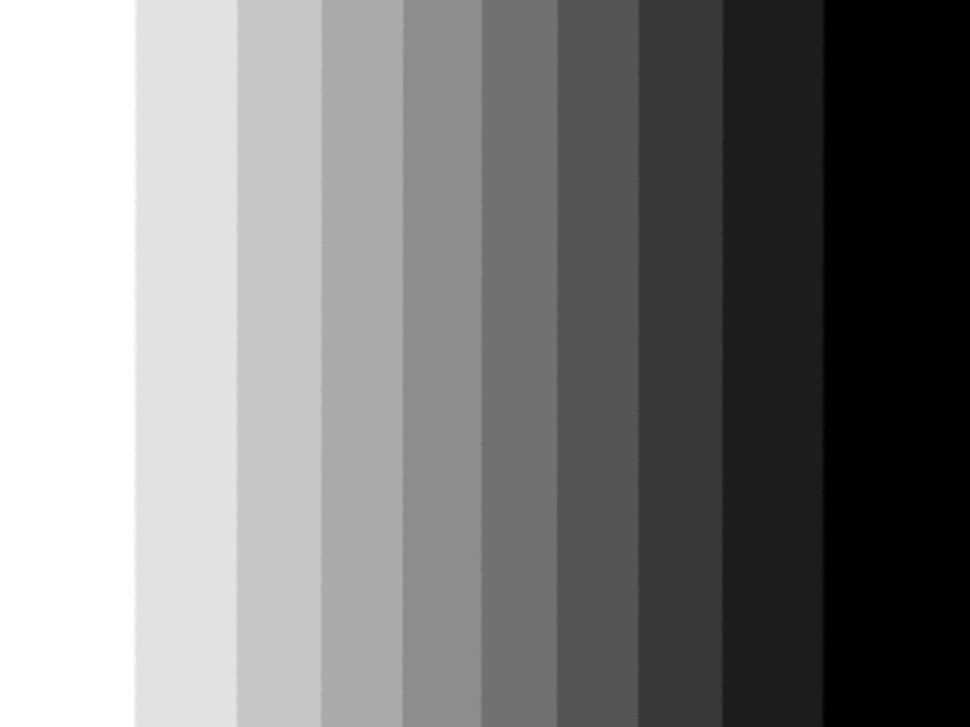
#> input picture imagen.jpg, 970 x 727 px, shrunk from 2000 x 1500 before the run
$ python ejercicio4.py
#> lines starting #> are read from the running program, lines starting #| are printed output that depends on the picture; after the words box and inside, x2 and y2 are one past the last pixel; in counts of white or black regions, pixels touching at a corner belong together


import cv2
import numpy as np
import matplotlib.pyplot as plt

img = cv2.imread('imagen.jpg', 0)
#> img: shape (727, 970); min 0, max 255, mean 125.9
f = np.fft.fft2(img)
fshift = np.fft.fftshift(f)

rows, cols = img.shape
#> rows = 727; cols = 970
crow, ccol = rows//2, cols//2
#> crow = 363; ccol = 485

mask = np.zeros((rows, cols), np.uint8)
r = 30
cv2.circle(mask, (ccol, crow), r, 1, -1)
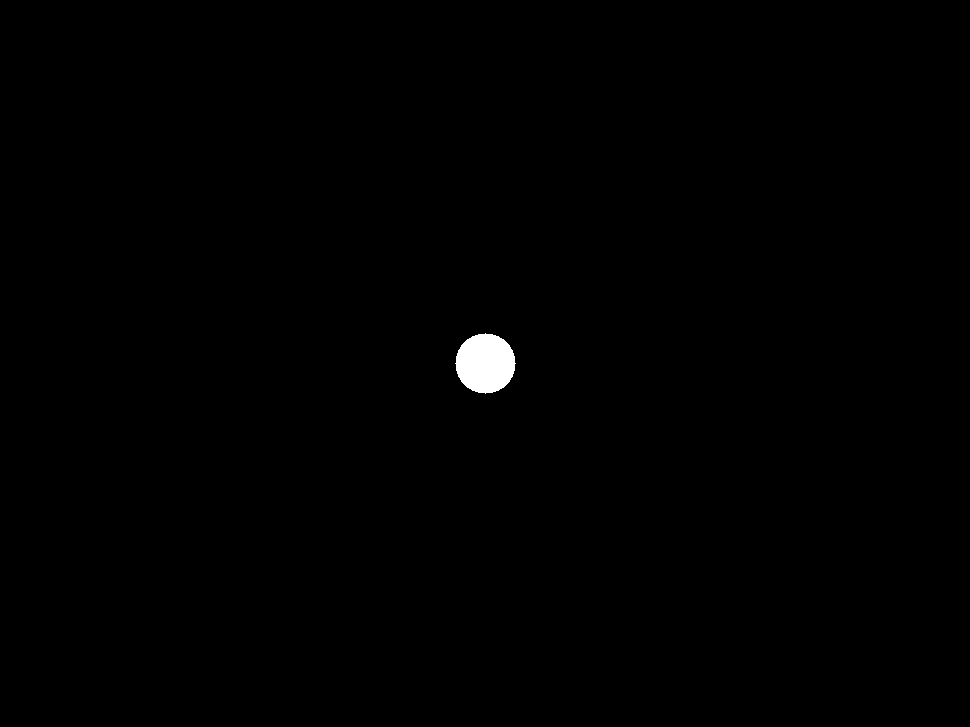
#> mask: shape (727, 970); values 0 (black) and 1 (white), 0.4% white; 1 white region, box (x1, y1, x2, y2) and area: (455, 333, 516, 394) 2821

fshift_filtered = fshift * mask

f_ishift = np.fft.ifftshift(fshift_filtered)
img_back = np.fft.ifft2(f_ishift)
img_back = np.abs(img_back)
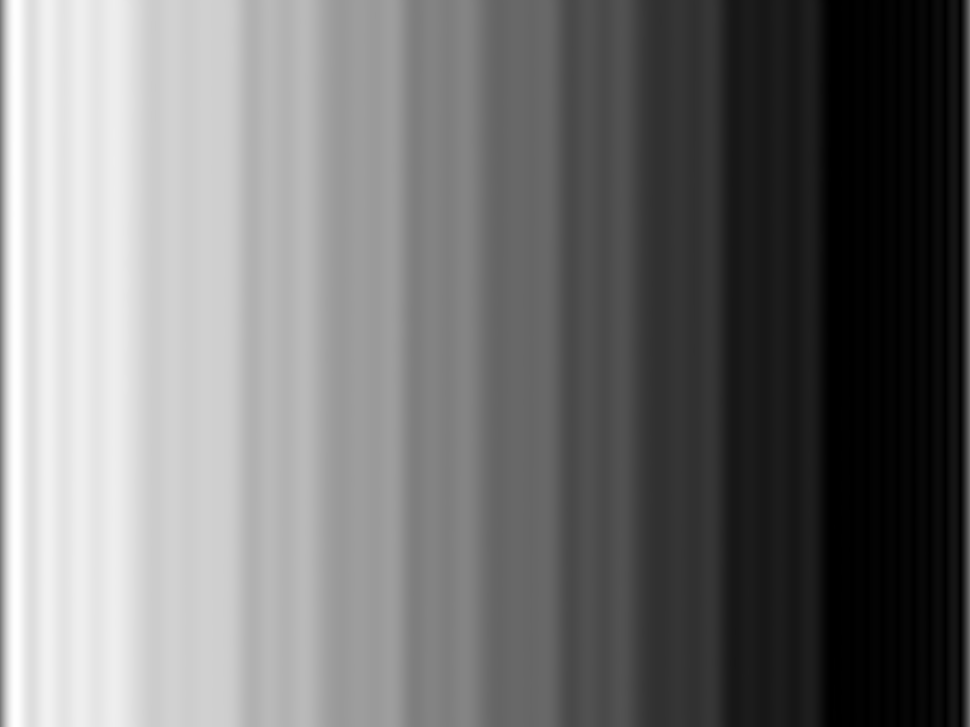
#> img_back: shape (727, 970) float64; min 4.49e-05, max 278, mean 126.7; drawn with min black and max white

plt.figure(figsize=(12, 6))
plt.subplot(131), plt.imshow(img, cmap='gray'), plt.title('Original')
plt.subplot(132), plt.imshow(mask, cmap='gray'), plt.title('Máscara (LPF)')
plt.subplot(133), plt.imshow(img_back, cmap='gray'), plt.title('Imagen Reconstruida')
plt.show()
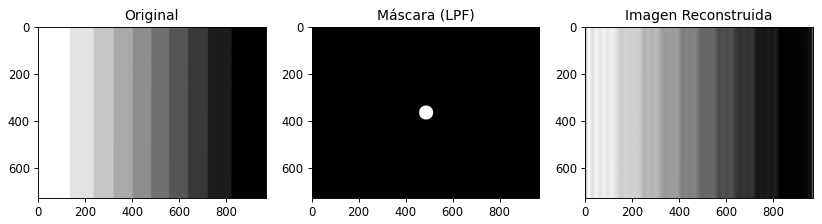
#> figure drawn by matplotlib, 3 panels
